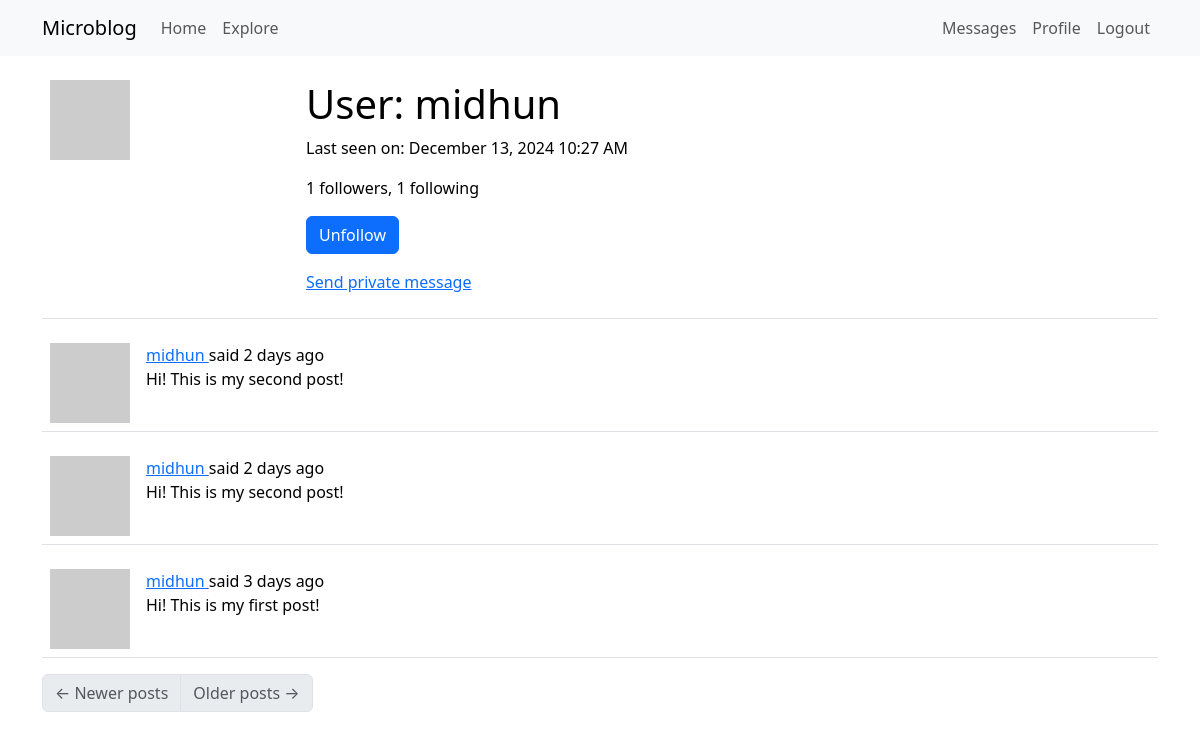
The page /user/midhun (signed in) on the database its author committed.
### app/models.py (models this page shows, shortened)
class PaginatedAPIMixin(object):
    @staticmethod
    def to_collection_dict(query, page, per_page, endpoint, **kwargs):
        resources = db.paginate(query, page=page, per_page=per_page,
                                error_out=False)
        data = {
            'items': [item.to_dict() for item in resources.items],
            '_meta': {
                'page': page,
                'per_page': per_page,
                'total_pages': resources.pages,
                'total_items': resources.total
            },
            '_links': {
                'self': url_for(endpoint, page=page, per_page=per_page,
                                **kwargs),
                'next': url_for(endpoint, page=page + 1, per_page=per_page,
                                **kwargs) if resources.has_next else None,
                'prev': url_for(endpoint, page=page - 1, per_page=per_page,
                                **kwargs) if resources.has_prev else None
            }
        }
        return data

class User(UserMixin, db.Model, PaginatedAPIMixin):
    id: so.Mapped[int] = so.mapped_column(primary_key=True)
    username: so.Mapped[str] = so.mapped_column(sa.String(64), index=True,
                                                unique=True)
    email: so.Mapped[str] = so.mapped_column(sa.String(120), index=True,
                                             unique=True)
    password_hash: so.Mapped[Optional[str]] = so.mapped_column(sa.String(256))
    about_me: so.Mapped[Optional[str]] = so.mapped_column(sa.String(140))
    last_seen: so.Mapped[Optional[datetime]] = so.mapped_column(
        default=lambda: datetime.now(timezone.utc))
    posts: so.WriteOnlyMapped['Post'] = so.relationship(
        back_populates='author')
    following: so.WriteOnlyMapped['User'] = so.relationship(
        secondary=followers, primaryjoin=(followers.c.follower_id == id),
        secondaryjoin=(followers.c.followed_id == id),
        back_populates='followers')
    followers: so.WriteOnlyMapped['User'] = so.relationship(
        secondary=followers, primaryjoin=(followers.c.followed_id == id),
        secondaryjoin=(followers.c.follower_id == id),
        back_populates='following')
    last_message_read_time: so.Mapped[Optional[datetime]]
    messages_sent: so.WriteOnlyMapped['Message'] = so.relationship(
        foreign_keys='Message.sender_id', back_populates='author')
    messages_received: so.WriteOnlyMapped['Message'] = so.relationship(
        foreign_keys='Message.recipient_id', back_populates='recipient')
    notifications: so.WriteOnlyMapped['Notification'] = so.relationship(
        back_populates='user')
    tasks: so.WriteOnlyMapped['Task'] = so.relationship(back_populates='user')
    token: so.Mapped[Optional[str]] = so.mapped_column(
        sa.String(32), index=True, unique=True)
    token_expiration: so.Mapped[Optional[datetime]]
    def avatar(self, size):
        digest = md5(self.email.lower().encode('utf-8')).hexdigest()
        return f'https://www.gravatar.com/avatar/{digest}?d=identicon&s={size}'
    def is_following(self, user):
        query = self.following.select().where(User.id == user.id)
        return db.session.scalar(query) is not None
    def followers_count(self):
        query = sa.select(sa.func.count()).select_from(
            self.followers.select().subquery())
        return db.session.scalar(query)
    def following_count(self):
        query = sa.select(sa.func.count()).select_from(
            self.following.select().subquery())
        return db.session.scalar(query)
    def unread_message_count(self):
        last_read_time = self.last_message_read_time or datetime(1900, 1, 1)
        query = sa.select(Message).where(Message.recipient == self,
                                         Message.timestamp > last_read_time)
        return db.session.scalar(sa.select(sa.func.count()).select_from(
            query.subquery()))
    def get_tasks_in_progress(self):
        query = self.tasks.select().where(Task.complete == False)
        return db.session.scalars(query)

class SearchableMixin(object):
    @classmethod
    def before_commit(cls, session):
        session._changes = {
            'add': list(session.new),
            'update': list(session.dirty),
            'delete': list(session.deleted)
        }
    @classmethod
    def after_commit(cls, session):
        for obj in session._changes['add']:
            if isinstance(obj, SearchableMixin):
                add_to_index(obj.__tablename__, obj)
        for obj in session._changes['update']:
            if isinstance(obj, SearchableMixin):
                add_to_index(obj.__tablename__, obj)
        for obj in session._changes['delete']:
            if isinstance(obj, SearchableMixin):
                remove_from_index(obj.__tablename__, obj)
        session._changes = None

class Post(SearchableMixin, db.Model):
    __searchable__ = ['body']
    id: so.Mapped[int] = so.mapped_column(primary_key=True)
    body: so.Mapped[str] = so.mapped_column(sa.String(140))
    timestamp: so.Mapped[datetime] = so.mapped_column(
        index=True, default=lambda: datetime.now(timezone.utc))
    user_id: so.Mapped[int] = so.mapped_column(sa.ForeignKey(User.id),
                                               index=True)
    language: so.Mapped[Optional[str]] = so.mapped_column(sa.String(5))
    author: so.Mapped[User] = so.relationship(back_populates='posts')

### app/main/routes.py (the view)
@bp.route('/user/<username>')
@login_required
def user(username):
    user = db.first_or_404(sa.select(User).where(User.username == username))
    page = request.args.get('page', 1, type=int)
    query = user.posts.select().order_by(Post.timestamp.desc())
    posts = db.paginate(query, page=page,
                        per_page=current_app.config['POSTS_PER_PAGE'],
                        error_out=False)
    next_url = url_for('main.user', username=user.username,
                       page=posts.next_num) if posts.has_next else None
    prev_url = url_for('main.user', username=user.username,
                       page=posts.prev_num) if posts.has_prev else None
    form = EmptyForm()
    return render_template('user.html', user=user, posts=posts.items,
                           next_url=next_url, prev_url=prev_url, form=form)

### app/main/forms.py
class SearchForm(FlaskForm):
    q = StringField(_l('Search'), validators=[DataRequired()])
    def __init__(self, *args, **kwargs):
        if 'formdata' not in kwargs:
            kwargs['formdata'] = request.args
        if 'meta' not in kwargs:
            kwargs['meta'] = {'csrf': False}
        super(SearchForm, self).__init__(*args, **kwargs)

class EmptyForm(FlaskForm):
    submit = SubmitField('Submit')

### app/__init__.py (called while the page is built)
def get_locale():
    return request.accept_languages.best_match(current_app.config['LANGUAGES'])

### app/main/routes.py (called while the page is built)
@bp.before_app_request
def before_request():
    if current_user.is_authenticated:
        current_user.last_seen = datetime.now(timezone.utc)
        db.session.commit()
        g.search_form = SearchForm()
    g.locale = str(get_locale())

### app/models.py (called while the page is built)
@login.user_loader
def load_user(id):
    return db.session.get(User, int(id))

### app/templates/user.html (shortened to what this page needs)
{% extends "base.html" %}
{% block content %}
    <table class="table table-hover">
        <tr>
            <td width="256px"><img src="{{ user.avatar(256) }}"></td>
            <td>
                <h1>{{ _('User') }}: {{ user.username }}</h1>
                {% if user.last_seen %}
                <p>{{ _('Last seen on') }}: {{ moment(user.last_seen).format('LLL') }}</p>
                {% endif %}
                <p>{{ _('%(count)d followers', count=user.followers_count()) }}, {{ _('%(count)d following', count=user.following_count()) }}</p>
                {% if user == current_user %}
                <p><a href="{{ url_for('main.edit_profile') }}">{{ _('Edit your profile') }}</a></p>
                {% if not current_user.get_task_in_progress('export_posts') %}
                <p>
                    <a href="{{ url_for('main.export_posts') }}">
                        {{ _('Export your posts') }}
                    </a>
                </p>
                {% endif %}
                {% else %}
                <p>
                    <form action="{{ url_for('main.unfollow', username=user.username) }}" method="post">
                        {{ form.submit(value=_('Unfollow'), class_='btn btn-primary') }}
                    </form>
                </p>
                {% endif %}
                {% if user != current_user %}
                <p>
                    <a href="{{ url_for('main.send_message',
                                        recipient=user.username) }}">
                        {{ _('Send private message') }}
                    </a>
                </p>
                {% endif %}
            </td>
        </tr>
    </table>
    {% for post in posts %}
        {% include '_post.html' %}
    {% endfor %}
    <nav aria-label="Post navigation">
        <ul class="pagination">
            <li class="page-item{% if not prev_url %} disabled{% endif %}">
                <a class="page-link" href="{{ prev_url }}">
                    <span aria-hidden="true">&larr;</span> {{ _('Newer posts') }}
                </a>
            </li>
            <li class="page-item{% if not next_url %} disabled{% endif %}">
                <a class="page-link" href="{{ next_url }}">
                    {{ _('Older posts') }} <span aria-hidden="true">&rarr;</span>
                </a>
            </li>
        </ul>
    </nav>
{% endblock %}

### app/templates/_post.html (shortened to what this page needs)
<table class="table table-hover">
  <tr>
    <td width="70px">
      <a href="{{ url_for('main.user', username=post.author.username) }}">
        <img src="{{ post.author.avatar(70) }}" />
      </a>
    </td>
    <td>
       {{ _('%(username)s said %(when)s', username=user_link,
      when=moment(post.timestamp).fromNow()) }}
      <br />
      <span id="post{{ post.id }}">{{ post.body }}</span>
    </td>
  </tr>
</table>

### rows shown on the page
User: username "midhun", last_seen "December 13, 2024 10:27 AM"
Post: body "Hi! This is my second post!"
Post: body "Hi! This is my second post!"
Post: body "Hi! This is my first post!"
